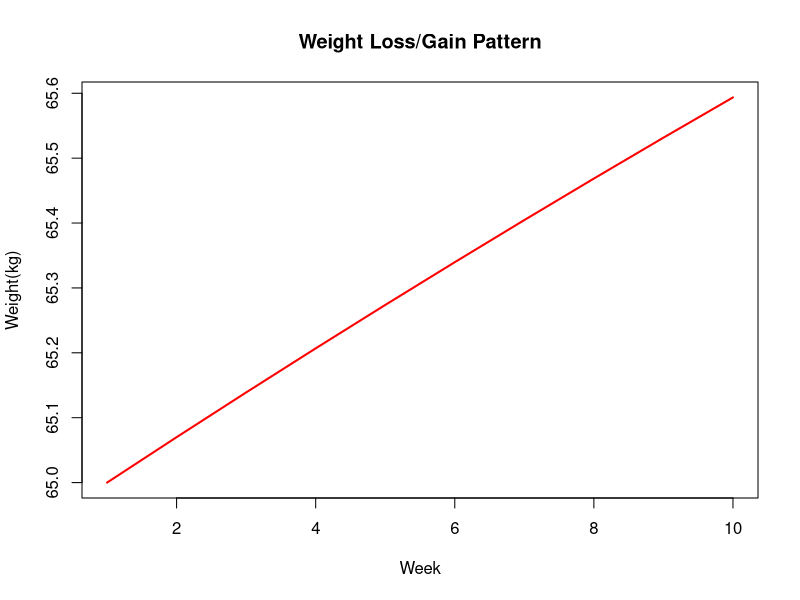

Recreate this plot in R.
## ---- chunk 1
weight <- 65
height <- 170
age <- 30
sex <- "male"
week <- 1
## ---- chunk 2
bmr <- 655 + (9.6 * weight) + (1.8 * height) - (4.7 * age) #Female
bmr <- 66 + (13.7 * weight) + (5 * height) - (6.8 * age) #Male
## ---- chunk 3
tdee <- bmr * 1.2
## ---- chunk 4
library(knitr)

weight <- 65
height <- 170
age <- 30
sex <- "male"
week <- 1
bmr <- 66 + (13.7 * weight) + (5 * height) - (6.8 * age)
tdee <- bmr * 1.2

df <- data.frame(Week=week,kg=weight,lbs=weight*2.2,BMR=bmr,TDEE=tdee)

for (i in 1:9) {
     weight <- df$kg[i] - ((df$TDEE[i]  - 2000)*7)/ 7700
     bmr <- 66 + (13.7 * weight) + (5 * height) - (6.8 * age)
     tdee <- bmr * 1.2
     df <- rbind(df,data.frame(Week=i+1,kg=weight,lbs=weight*2.2,BMR=bmr,TDEE=tdee))
}
#kable(df, format = "markdown")
## ---- chunk 5
plot(df$Week,df$kg,type="l",main="Weight Loss/Gain Pattern", xlab="Week", ylab="Weight(kg)",col="red",lwd="2")
